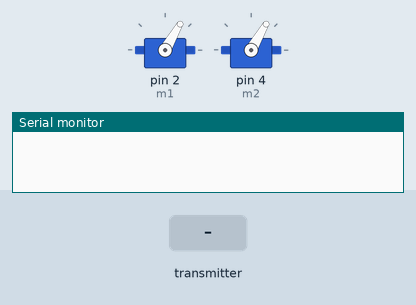
Simulated run of this sketch. Board: Arduino Uno, built with avr-gcc and run on an emulated ATmega328P. Parts: 2 × servo, the last lines printed to the serial monitor. The test bench sets the inputs (shaded band). No radio packets arrive unless stated.

Above: at 1.2 s.
1.3 s: the transmitter starts sending message.0 = 0
At 3.33 s:
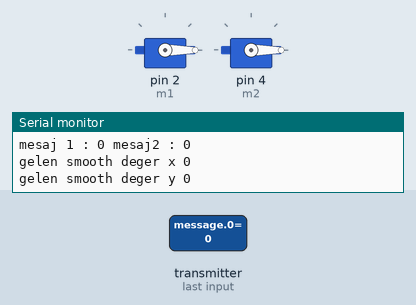
4.3 s: the transmitter starts sending message.1 = 1023
At 5.25 s:
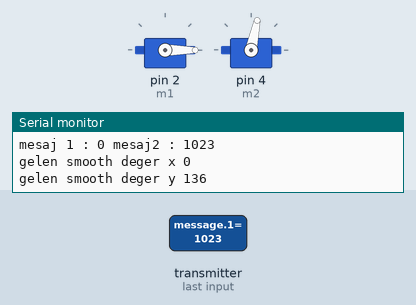
At 6.8 s:
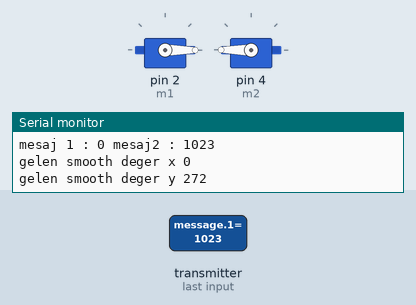
7.3 s: the transmitter starts sending message.0 = 256
At 9.1 s:
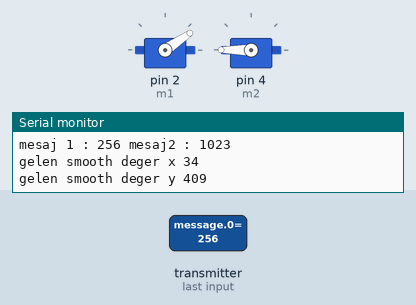
10.3 s: the transmitter starts sending message.1 = 0
15.1 s: the transmitter starts sending message.0 = 512
16.6 s: the transmitter starts sending message.1 = 256
Timing chart, 0 to 20.6 s (numbered marks = the images above; inputs shaded):
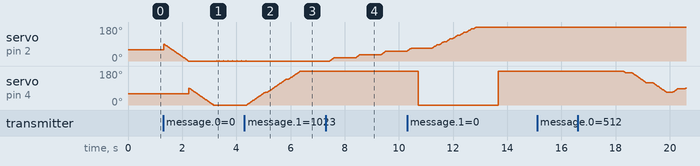

Measured:
- after the input at 4.3 s, servo on pin 2 (m1): alternates 1° for 0.01 s and 0° for 0.76 s, starting after 0.82 s; servo on pin 4 (m2): moves from 0° to 180° over 2.0 s, starting after 0.09 s
- after the input at 7.3 s, servo on pin 4 (m2): stays 180° (without the input it goes to 0° after 2.7 s)

The sketch:

Robot_Arm_Receiver.ino
```cpp
///////////////////////////
/*
   Project: Remote Controlled Robot Arm
   Date: 03.04.2019
   Version: v1.1
*/
///////////////////////////
///////////////////////////
//Smoothing Variables
const int numReadings = 15;

int readings[numReadings];      // the readings from the analog input
int readIndex = 0;              // the index of the current reading
int total = 0;                  // the running total
int average = 0;                // the average

int readings2[numReadings];      // the readings from the analog input
int readIndex2 = 0;              // the index of the current reading
int total2 = 0;                  // the running total
int average2 = 0;                // the average
///////////////////////////
#include <Servo.h>
Servo m1, m2, m3;
int pos1 = 90;
int pos2 = 90;
///////////////////////////
#include <SPI.h>
#include "nRF24L01.h"
#include "RF24.h"
#include "printf.h"

RF24 radio(9, 10);

// Radio pipe addresses for the 2 nodes to communicate.
const uint64_t pipes[2] = { 0xF0F0F0F0E1LL, 0xF0F0F0F0D2LL };

int message[2];
///////////////////////////

void setup(void)
{
  Serial.begin(57600);

  m1.attach(2);
  m2.attach(3);
  m2.attach(4);

  printf_begin();
  radio.begin();
  radio.setAutoAck(false);
  // optionally, increase the delay between retries & # of retries
  radio.setRetries(15, 15);
  radio.openReadingPipe(1, pipes[0]);
  radio.startListening();
  m1.write(60);
  m2.write(60);
  m3.write(60);

  for (int thisReading = 0; thisReading < numReadings; thisReading++) {
    readings[thisReading] = 0;
    readings2[thisReading] = 0;
  }
}

int smooth_x(int data) {
  // subtract the last reading:
  total = total - readings[readIndex];
  // read from the sensor:
  readings[readIndex] = data;
  // add the reading to the total:
  total = total + readings[readIndex];
  // advance to the next position in the array:
  readIndex = readIndex + 1;

  // if we're at the end of the array...
  if (readIndex >= numReadings) {
    // ...wrap around to the beginning:
    readIndex = 0;
  }

  // calculate the average:
  average = total / numReadings;
  return average;
}

int smooth_y(int data) {
  // subtract the last reading:
  total2 = total2 - readings2[readIndex2];
  // read from the sensor:
  readings2[readIndex2] = data;
  // add the reading to the total:
  total2 = total2 + readings2[readIndex2];
  // advance to the next position in the array:
  readIndex2 = readIndex2 + 1;

  // if we're at the end of the array...
  if (readIndex2 >= numReadings) {
    // ...wrap around to the beginning:
    readIndex2 = 0;
  }

  // calculate the average:
  average2 = total2 / numReadings;
  return average2;
}

void recieve() {
  // if there is data ready
  if ( radio.available() )
  {

    bool done = false;
    while (!done)
    {
      done = radio.read( message, sizeof(message) );
      delay(20);
    }

    printf("mesaj 1 : %d mesaj2 : %d \n", message[0], message[1]);

    message[0] = smooth_x(message[0]);
    message[1] = smooth_y(message[1]);

    printf("gelen smooth deger x %d \n", message[0]);
    printf("gelen smooth deger y %d \n", message[1]);


    for (; pos1 <= message[0]; pos1++) {
      m1.write(pos1);
      delay(10);
    }
    for (; pos1 >= message[0]; pos1--) {
      m1.write(pos1);
      delay(10);
    }


    for (; pos2 <= message[1]; pos2++) {
      m2.write(pos2);
      m3.write(pos2);
      delay(10);
    }
    for (; pos2 >= message[1]; pos2--) {
      m2.write(pos2);
      m3.write(pos2);
      delay(10);
    }

    pos1 = message[0];
    pos2 = message[1];

  }
}

void loop(void)
{
  recieve();
  /*
    for (; pos1 <= message[0]; pos1++) {
    m1.write(pos1);
    delay(10);
    }
    for (; pos1 >= message[0]; pos1--) {
    m1.write(pos1);
    delay(10);
    }


    for (; pos2 <= message[1]; pos2++) {
    m2.write(pos2);
    m3.write(pos2);
    delay(10);
    }
    for (; pos2 >= message[1]; pos2--) {
    m2.write(pos2);
    m3.write(pos2);
    delay(10);
    }

    pos1 = message[0];
    pos2 = message[1];
  */

}
// vim:cin:ai:sts=2 sw=2 ft=cpp
```

printf.h
```cpp
// (licence header left out)
/**
 * @file printf.h
 *
 * Setup necessary to direct stdout to the Arduino Serial library, which
 * enables 'printf'
 */

#ifndef __PRINTF_H__
#define __PRINTF_H__

#ifdef ARDUINO

int serial_putc( char c, FILE * )
{
  Serial.write( c );

  return c;
}

void printf_begin(void)
{
  fdevopen( &serial_putc, 0 );
}

#else
#error This example is only for use on Arduino.
#endif // ARDUINO

#endif // __PRINTF_H__
```
